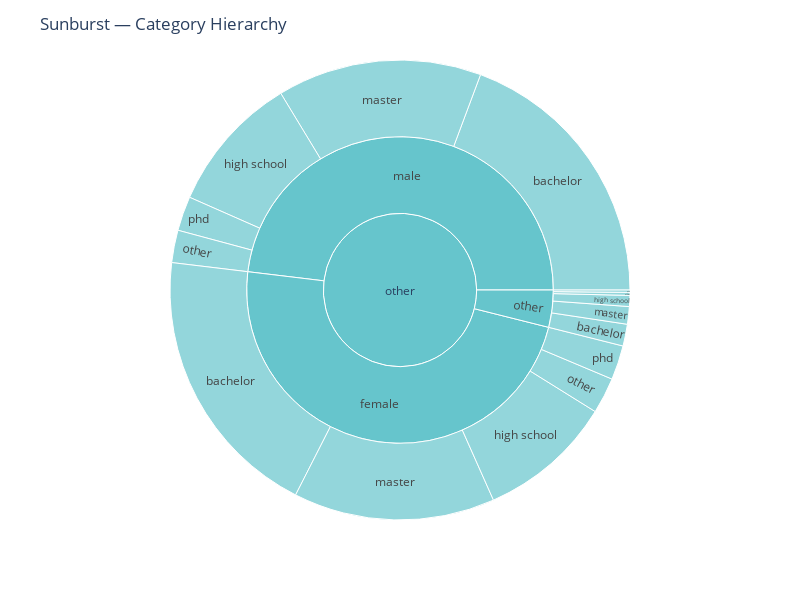

Source (notebook cell):
### Markdown cell above
##  Radial graps

### Code cell
import plotly.express as px
import re

# pick a money-like column to sum
money_like = [c for c in df_enh.columns if re.search(r"(amount|income|expense|spent|spend|payment|balance|revenue|cost|price)", c, re.I)]
value_col = money_like[0] if money_like else None

# choose up to 3 categorical levels (edit these if you know better)
cat_cols = df_enh.select_dtypes(include=["object","category"]).columns.tolist()
levels = [c for c in ["income_source","expense_category","payment_method"] if c in df_enh.columns]
if not levels:
    levels = cat_cols[:3]

if value_col and len(levels) >= 2:
    fig = px.sunburst(df_enh, path=levels, values=value_col,
                      color=levels[0], color_discrete_sequence=px.colors.qualitative.Pastel)
else:
    # fallback: pure counts if no value column
    fig = px.sunburst(df_enh, path=levels[:3], color=levels[0] if levels else None,
                      color_discrete_sequence=px.colors.qualitative.Pastel)

fig.update_layout(title="Sunburst — Category Hierarchy", width=800, height=600)
fig.show()

### Figure 1 — Plotly figure (JSON) as saved in the notebook; plotly's stock layout.template omitted (floating-point values rounded to 4 significant figures)
{"data": [{"branchvalues": "total", "customdata": [["other"], ["other"], ["other"], ["other"], ["other"], ["other"], ["other"], ["other"], ["other"], ["other"], ["other"], ["other"], ["other"], ["other"], ["other"], ["other"], ["other"], ["other"], ["other"]], "domain": {"x": [0, 1], "y": [0, 1]}, "hovertemplate": "labels=%{label}<br>monthly_income_usd=%{value}<br>parent=%{parent}<br>id=%{id}<br>user_id=%{customdata[0]}<extra></extra>", "ids": ["other/female/high school", "other/male", "other/female", "other/other/other", "other/other/master", "other/male/other", "other/other/high school", "other/other/phd", "other/other", "other/female/other", "other/male/bachelor", "other/other/bachelor", "other/female/bachelor", "other/male/master", "other/male/phd", "other/female/master", "other/female/phd", "other/male/high school", "other"], "labels": ["high school", "male", "female", "other", "master", "other", "high school", "phd", "other", "other", "bachelor", "bachelor", "bachelor", "master", "phd", "master", "phd", "high school", "other"], "marker": {"colors": ["rgb(102, 197, 204)", "rgb(102, 197, 204)", "rgb(102, 197, 204)", "rgb(102, 197, 204)", "rgb(102, 197, 204)", "rgb(102, 197, 204)", "rgb(102, 197, 204)", "rgb(102, 197, 204)", "rgb(102, 197, 204)", "rgb(102, 197, 204)", "rgb(102, 197, 204)", "rgb(102, 197, 204)", "rgb(102, 197, 204)", "rgb(102, 197, 204)", "rgb(102, 197, 204)", "rgb(102, 197, 204)", "rgb(102, 197, 204)", "rgb(102, 197, 204)", "rgb(102, 197, 204)"]}, "name": "", "parents": ["other/female", "other", "other", "other/other", "other/other", "other/male", "other/other", "other/other", "other", "other/female", "other/male", "other/other", "other/female", "other/male", "other/male", "other/female", "other/female", "other/male", ""], "type": "sunburst", "values": [12370000.0, 62800000.0, 62660000.0, 270300.0, 1611000.0, 2976000.0, 1011000.0, 219300.0, 5113000.0, 3308000.0, 25210000.0, 2001000.0, 25340000.0, 18760000.0, 3163000.0, 18490000.0, 3154000.0, 12690000.0, 130600000.0]}], "layout": {"height": 600, "legend": {"tracegroupgap": 0}, "margin": {"t": 60}, "sunburstcolorway": ["rgb(102, 197, 204)", "rgb(246, 207, 113)", "rgb(248, 156, 116)", "rgb(220, 176, 242)", "rgb(135, 197, 95)", "rgb(158, 185, 243)", "rgb(254, 136, 177)", "rgb(201, 219, 116)", "rgb(139, 224, 164)", "rgb(180, 151, 231)", "rgb(179, 179, 179)"], "title": {"text": "Sunburst — Category Hierarchy"}, "width": 800}}
